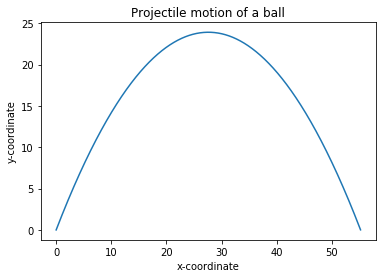

Source code (Python):
from matplotlib import pyplot as plt
import math

def draw_graph(x, y):
    plt.plot(x, y)
    plt.xlabel('x-coordinate')
    plt.ylabel('y-coordinate')
    plt.title('Projectile motion of a ball')

def frange(start, final, interval):
    numbers = []
    while start < final:
        numbers.append(start)
        start += interval
    return numbers

def draw_trajectory(u, theta):
    theta = math.radians(theta)
    g = 9.8

    t_flight = 2*u*math.sin(theta)/g
    intervals = frange(0, t_flight, 0.001)

    x=[]
    y=[]
    for t in intervals:
        x.append(u*math.cos(theta)*t)
        y.append(u*math.sin(theta)*t - 0.5*g*t*t)

    draw_graph(x, y)

if __name__ == '__main__':
    try:
        u = float(input('Enter the initial velocity(m/s): '))
        theta = float(input('Enter the angle of projection (degrees): '))
    except ValueError:
        print('You entered an invalid input')
    else:
        draw_trajectory(u, theta)
        plt.show()
